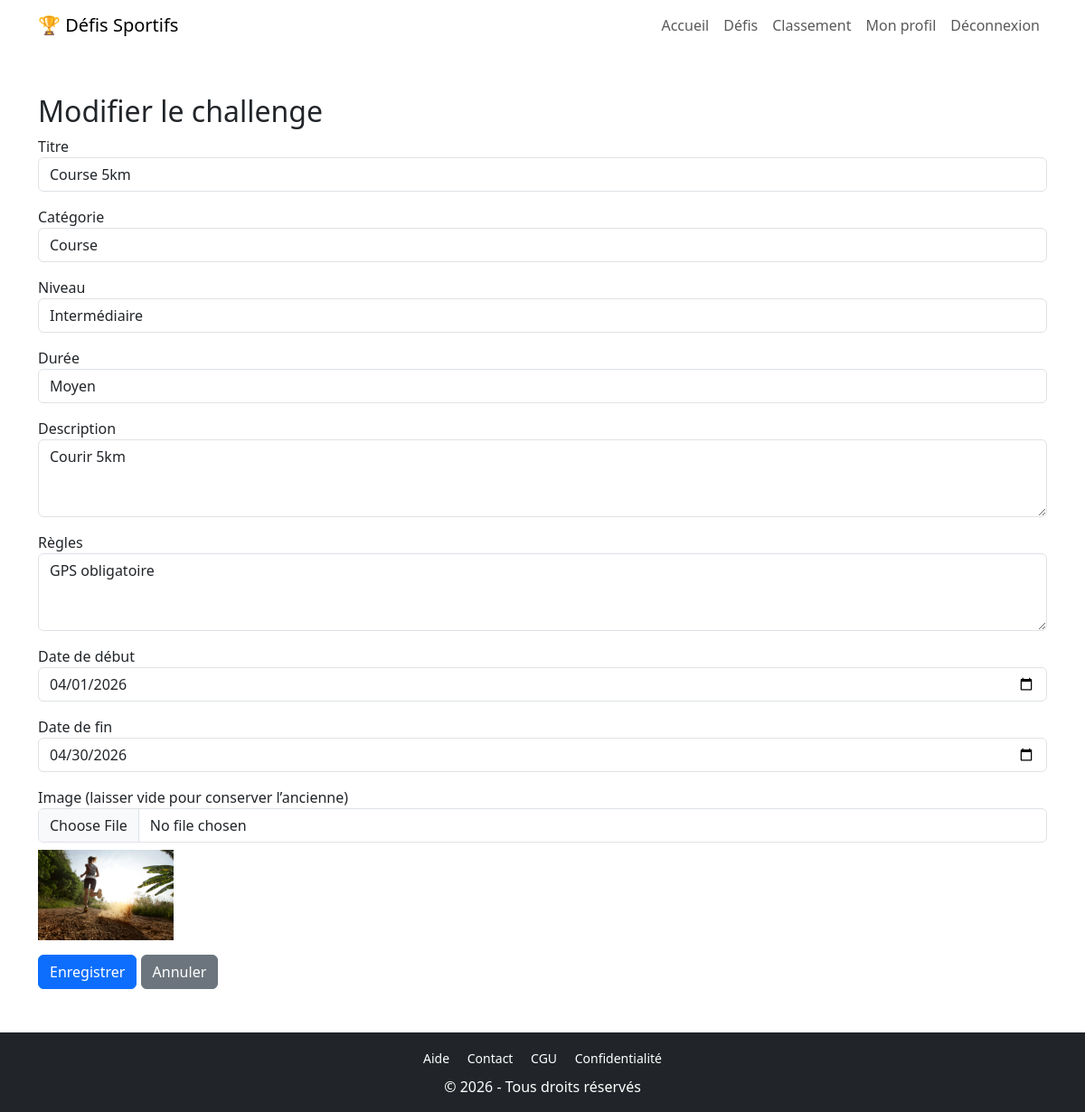
/admin/edit_challenge.php?id=1 (signed in), run on the app's committed database.
### tables this page shows
CREATE TABLE challenges (
    id INT AUTO_INCREMENT PRIMARY KEY,
    title VARCHAR(100) NOT NULL,
    category VARCHAR(100),
    description TEXT,
    rules TEXT,
    start_date DATE,
    end_date DATE,
    level VARCHAR(50),
    duration VARCHAR(20),
    image VARCHAR(255),
    created_at TIMESTAMP DEFAULT CURRENT_TIMESTAMP
);

### admin/edit_challenge.php (the view, shortened to what this page needs)
<?php
include("../includes/header.php");
$id = (int) $_GET['id'];
$stmt = $pdo->prepare("SELECT * FROM challenges WHERE id = ?");
$stmt->execute([$id]);
$challenge = $stmt->fetch();
?>
<div class="container mt-5">
    <h2>Modifier le challenge</h2>
    <form method="POST" enctype="multipart/form-data">
        <div class="mb-3">
            <label>Titre</label>
            <input type="text" name="title" class="form-control" value="<?= htmlspecialchars($challenge['title']) ?>" required>
        </div>
        <div class="mb-3">
            <label>Catégorie</label>
            <select name="category" class="form-control" required>
                <option value="Course" <?= $challenge['category'] == 'Course' ? 'selected' : '' ?>>Course</option>
            </select>
        </div>
        <div class="mb-3">
            <label>Niveau</label>
            <select name="level" class="form-control" required>
                <option value="intermediaire" <?= $challenge['level'] == 'intermediaire' ? 'selected' : '' ?>>Intermédiaire</option>
            </select>
        </div>
        <div class="mb-3">
            <label>Durée</label>
            <select name="duration" class="form-control" required>
                <option value="medium" <?= $challenge['duration'] == 'medium' ? 'selected' : '' ?>>Moyen</option>
            </select>
        </div>
        <div class="mb-3">
            <label>Description</label>
            <textarea name="description" class="form-control" rows="3"><?= htmlspecialchars($challenge['description']) ?></textarea>
        </div>
        <div class="mb-3">
            <label>Règles</label>
            <textarea name="rules" class="form-control" rows="3"><?= htmlspecialchars($challenge['rules']) ?></textarea>
        </div>
        <div class="mb-3">
            <label>Date de début</label>
            <input type="date" name="start_date" class="form-control" value="<?= $challenge['start_date'] ?>" required>
        </div>
        <div class="mb-3">
            <label>Date de fin</label>
            <input type="date" name="end_date" class="form-control" value="<?= $challenge['end_date'] ?>" required>
        </div>
        <div class="mb-3">
            <label>Image (laisser vide pour conserver l’ancienne)</label>
            <input type="file" name="image" class="form-control">
            <?php if ($challenge['image']): ?>
                <img src="../uploads/<?= $challenge['image'] ?>" class="mt-2" style="height:100px">
            <?php endif; ?>
        </div>
        <button type="submit" class="btn btn-primary">Enregistrer</button>
        <a href="challenges.php" class="btn btn-secondary">Annuler</a>
    </form>
</div>
<?php include("../includes/footer.php"); ?>

### data on the page
challenges: title "Course 5km", category "Course", level "Intermédiaire", duration "Moyen", description "Courir 5km", rules "GPS obligatoire", start_date "04/01/2026", end_date "04/30/2026", image (picture)
